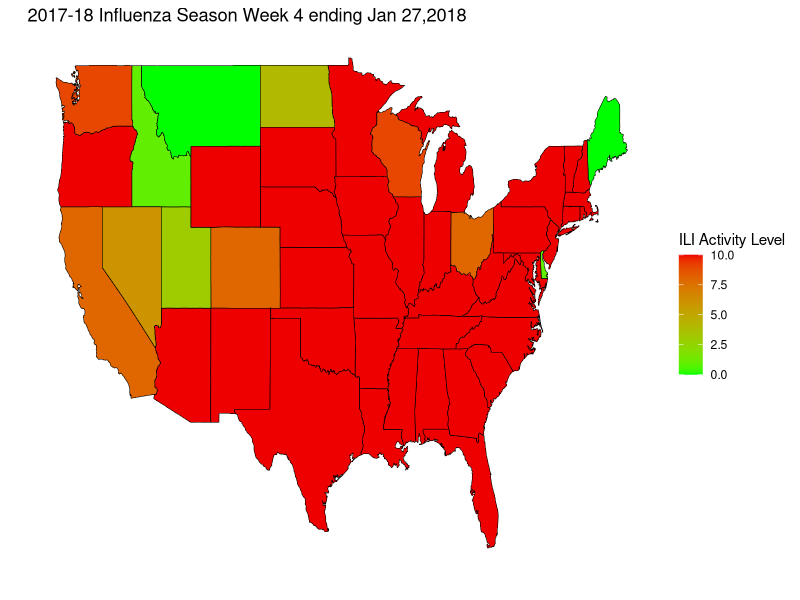

The R script that drew this image:
library(ggplot2)
library(dplyr)
setwd("/Users/sp/Desktop/DIC")
heatmap_data<-read.csv(file = "StateDataforMap_2017-18week4.csv", sep = ",")[ ,1:2]
#heatmap_data
heatmap_data$region=tolower(heatmap_data$region)
merged_dataframes<-merge(map_data("state"),heatmap_data, by="region")
p <- ggplot()
p <- p + geom_polygon(data=merged_dataframes, aes(x=long, y=lat, group = group, fill=merged_dataframes$ACTIVITY),colour="Black",lwd=.2) 
p<-p+scale_fill_continuous(low = "green", high = "red2", space = "Lab",na.value = "black", guide="colorbar")
p <- p + theme_bw()  + labs(fill = "ILI Activity Level" ,title = "2017-18 Influenza Season Week 4 ending Jan 27,2018", x="", y="")
p + scale_y_continuous(breaks=c()) + scale_x_continuous(breaks=c()) + theme(panel.border =  element_blank())
